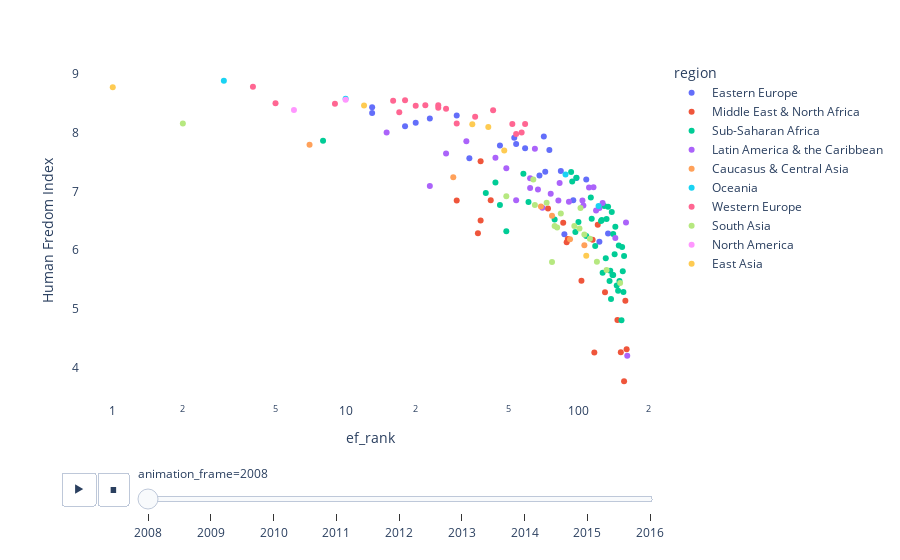

Notebook code cell kept with this figure:
### Code cell
fig = px.scatter(df, x="ef_rank", y="Human Fredom Index", 
          animation_frame=df.year[::-1],
          animation_group = "countries",
          color="region", hover_name="countries",
          log_x=True)

fig.update_layout({
"plot_bgcolor": "rgba(0, 0, 0, 0)",
"paper_bgcolor": "rgba(0, 0, 0, 0)"})

### Figure 1 — Plotly figure (JSON) as saved in the notebook; plotly's stock layout.template omitted (floating-point values rounded to 4 significant figures)
{"data": [{"hovertemplate": "<b>%{hovertext}</b><br><br>region=Eastern Europe<br>animation_frame=2008<br>ef_rank=%{x}<br>Human Fredom Index=%{y}<extra></extra>", "hovertext": ["Albania", "Belarus", "Bosnia and Herzegovina", "Bulgaria", "Croatia", "Cyprus", "Czech Rep.", "Estonia", "Greece", "Hungary", "Latvia", "Lithuania", "Macedonia", "Moldova", "Montenegro", "Poland", "Romania", "Russia", "Serbia", "Slovak Rep.", "Slovenia", "Ukraine"], "ids": ["Albania", "Belarus", "Bosnia and Herzegovina", "Bulgaria", "Croatia", "Cyprus", "Czech Rep.", "Estonia", "Greece", "Hungary", "Latvia", "Lithuania", "Macedonia", "Moldova", "Montenegro", "Poland", "Romania", "Russia", "Serbia", "Slovak Rep.", "Slovenia", "Ukraine"], "legendgroup": "Eastern Europe", "marker": {"color": "#636efa", "symbol": "circle"}, "mode": "markers", "name": "Eastern Europe", "orientation": "v", "showlegend": true, "type": "scatter", "x": [34, 123, 98, 46, 75, 18, 30, 13, 108, 59, 23, 13, 68, 95, 72, 54, 20, 87, 84, 53, 71, 134], "xaxis": "x", "y": [7.568, 6.145, 7.231, 7.783, 7.708, 8.112, 8.295, 8.437, 7.203, 7.739, 8.246, 8.341, 7.272, 6.85, 7.335, 7.812, 8.172, 6.272, 7.349, 7.918, 7.936, 6.283], "yaxis": "y"}, {"hovertemplate": "<b>%{hovertext}</b><br><br>region=Middle East & North Africa<br>animation_frame=2008<br>ef_rank=%{x}<br>Human Fredom Index=%{y}<extra></extra>", "hovertext": ["Algeria", "Bahrain", "Egypt", "Iran", "Iraq", "Israel", "Jordan", "Kuwait", "Lebanon", "Libya", "Morocco", "Oman", "Qatar", "Saudi Arabia", "Syria", "Tunisia", "Turkey", "United Arab Emirates", "Yemen, Rep."], "ids": ["Algeria", "Bahrain", "Egypt", "Iran", "Iraq", "Israel", "Jordan", "Kuwait", "Lebanon", "Libya", "Morocco", "Oman", "Qatar", "Saudi Arabia", "Syria", "Tunisia", "Turkey", "United Arab Emirates", "Yemen, Rep."], "legendgroup": "Middle East & North Africa", "marker": {"color": "#EF553B", "symbol": "circle"}, "mode": "markers", "name": "Middle East & North Africa", "orientation": "v", "showlegend": true, "type": "scatter", "x": [159, 30, 147, 130, 152, 38, 42, 90, 74, 161, 115, 89, 38, 103, 157, 121, 86, 37, 117], "xaxis": "x", "y": [5.136, 6.848, 4.807, 5.281, 4.258, 7.517, 6.849, 6.19, 6.71, 4.31, 6.178, 6.135, 6.508, 5.479, 3.766, 6.434, 6.466, 6.287, 4.253], "yaxis": "y"}, {"hovertemplate": "<b>%{hovertext}</b><br><br>region=Sub-Saharan Africa<br>animation_frame=2008<br>ef_rank=%{x}<br>Human Fredom Index=%{y}<extra></extra>", "hovertext": ["Angola", "Benin", "Botswana", "Burkina Faso", "Burundi", "Cameroon", "Cape Verde", "Central Afr. Rep.", "Chad", "Congo, Dem. R.", "Congo, Rep. Of", "Cote d'Ivoire", "Ethiopia", "Gabon", "Gambia, The", "Ghana", "Guinea", "Guinea-Bissau", "Kenya", "Lesotho", "Liberia", "Madagascar", "Malawi", "Mali", "Mauritania", "Mauritius", "Mozambique", "Namibia", "Niger", "Nigeria", "Rwanda", "Senegal", "Seychelles", "Sierra Leone", "South Africa", "Sudan", "Swaziland", "Tanzania", "Togo", "Uganda", "Zambia", "Zimbabwe"], "ids": ["Angola", "Benin", "Botswana", "Burkina Faso", "Burundi", "Cameroon", "Cape Verde", "Central Afr. Rep.", "Chad", "Congo, Dem. R.", "Congo, Rep. Of", "Cote d'Ivoire", "Ethiopia", "Gabon", "Gambia, The", "Ghana", "Guinea", "Guinea-Bissau", "Kenya", "Lesotho", "Liberia", "Madagascar", "Malawi", "Mali", "Mauritania", "Mauritius", "Mozambique", "Namibia", "Niger", "Nigeria", "Rwanda", "Senegal", "Seychelles", "Sierra Leone", "South Africa", "Sudan", "Swaziland", "Tanzania", "Togo", "Uganda", "Zambia", "Zimbabwe"], "legendgroup": "Sub-Saharan Africa", "marker": {"color": "#00cc96", "symbol": "circle"}, "mode": "markers", "name": "Sub-Saharan Africa", "orientation": "v", "showlegend": true, "type": "scatter", "x": [155, 134, 44, 129, 138, 141, 93, 156, 150, 148, 157, 132, 146, 140, 49, 98, 137, 154, 61, 114, 100, 126, 139, 143, 136, 8, 149, 113, 131, 118, 40, 125, 58, 144, 94, 153, 108, 79, 141, 46, 97, 127], "xaxis": "x", "y": [5.641, 6.738, 7.153, 6.753, 5.167, 5.575, 7.333, 5.288, 5.475, 5.309, 5.899, 6.531, 5.397, 5.578, 6.321, 7.236, 5.651, 6.055, 6.823, 6.534, 6.482, 6.513, 6.653, 5.93, 5.474, 7.864, 6.08, 6.897, 5.862, 6.072, 6.974, 6.497, 7.301, 6.397, 7.173, 4.803, 6.24, 6.523, 6.275, 6.769, 6.309, 5.615], "yaxis": "y"}, {"hovertemplate": "<b>%{hovertext}</b><br><br>region=Latin America & the Caribbean<br>animation_frame=2008<br>ef_rank=%{x}<br>Human Fredom Index=%{y}<extra></extra>", "hovertext": ["Argentina", "Bahamas", "Barbados", "Belize", "Bolivia", "Brazil", "Chile", "Colombia", "Costa Rica", "Dominican Rep.", "Ecuador", "El Salvador", "Guatemala", "Guyana", "Haiti", "Honduras", "Jamaica", "Mexico", "Nicaragua", "Panama", "Paraguay", "Peru", "Suriname", "Trinidad and Tobago", "Uruguay", "Venezuela"], "ids": ["Argentina", "Bahamas", "Barbados", "Belize", "Bolivia", "Brazil", "Chile", "Colombia", "Costa Rica", "Dominican Rep.", "Ecuador", "El Salvador", "Guatemala", "Guyana", "Haiti", "Honduras", "Jamaica", "Mexico", "Nicaragua", "Panama", "Paraguay", "Peru", "Suriname", "Trinidad and Tobago", "Uruguay", "Venezuela"], "legendgroup": "Latin America & the Caribbean", "marker": {"color": "#ab63fa", "symbol": "circle"}, "mode": "markers", "name": "Latin America & the Caribbean", "orientation": "v", "showlegend": true, "type": "scatter", "x": [160, 49, 111, 83, 123, 144, 15, 105, 33, 62, 127, 67, 23, 119, 104, 70, 62, 82, 54, 27, 76, 44, 116, 91, 65, 162], "xaxis": "x", "y": [6.47, 7.397, 7.068, 7.145, 6.718, 6.208, 8.008, 6.761, 7.858, 7.061, 6.805, 7.034, 7.094, 6.676, 6.847, 6.723, 7.224, 6.848, 6.851, 7.648, 6.962, 7.575, 7.074, 6.825, 7.728, 4.201], "yaxis": "y"}, {"hovertemplate": "<b>%{hovertext}</b><br><br>region=Caucasus & Central Asia<br>animation_frame=2008<br>ef_rank=%{x}<br>Human Fredom Index=%{y}<extra></extra>", "hovertext": ["Armenia", "Azerbaijan", "Georgia", "Kazakhstan", "Kyrgyz Republic", "Tajikistan"], "ids": ["Armenia", "Azerbaijan", "Georgia", "Kazakhstan", "Kyrgyz Republic", "Tajikistan"], "legendgroup": "Caucasus & Central Asia", "marker": {"color": "#FFA15A", "symbol": "circle"}, "mode": "markers", "name": "Caucasus & Central Asia", "orientation": "v", "showlegend": true, "type": "scatter", "x": [29, 106, 7, 69, 77, 92], "xaxis": "x", "y": [7.241, 6.083, 7.798, 6.743, 6.589, 6.186], "yaxis": "y"}, {"hovertemplate": "<b>%{hovertext}</b><br><br>region=Oceania<br>animation_frame=2008<br>ef_rank=%{x}<br>Human Fredom Index=%{y}<extra></extra>", "hovertext": ["Australia", "Fiji", "New Zealand", "Pap. New Guinea"], "ids": ["Australia", "Fiji", "New Zealand", "Pap. New Guinea"], "legendgroup": "Oceania", "marker": {"color": "#19d3f3", "symbol": "circle"}, "mode": "markers", "name": "Oceania", "orientation": "v", "showlegend": true, "type": "scatter", "x": [10, 88, 3, 122], "xaxis": "x", "y": [8.582, 7.291, 8.887, 6.752], "yaxis": "y"}, {"hovertemplate": "<b>%{hovertext}</b><br><br>region=Western Europe<br>animation_frame=2008<br>ef_rank=%{x}<br>Human Fredom Index=%{y}<extra></extra>", "hovertext": ["Austria", "Belgium", "Denmark", "Finland", "France", "Germany", "Iceland", "Ireland", "Italy", "Luxembourg", "Malta", "Netherlands", "Norway", "Portugal", "Spain", "Sweden", "Switzerland", "United Kingdom"], "ids": ["Austria", "Belgium", "Denmark", "Finland", "France", "Germany", "Iceland", "Ireland", "Italy", "Luxembourg", "Malta", "Netherlands", "Norway", "Portugal", "Spain", "Sweden", "Switzerland", "United Kingdom"], "legendgroup": "Western Europe", "marker": {"color": "#FF6692", "symbol": "circle"}, "mode": "markers", "name": "Western Europe", "orientation": "v", "showlegend": true, "type": "scatter", "x": [27, 52, 16, 22, 57, 20, 59, 5, 54, 25, 17, 18, 25, 36, 30, 43, 4, 9], "xaxis": "x", "y": [8.413, 8.154, 8.548, 8.472, 8.008, 8.463, 8.152, 8.505, 7.98, 8.429, 8.354, 8.554, 8.471, 8.277, 8.159, 8.387, 8.788, 8.498], "yaxis": "y"}, {"hovertemplate": "<b>%{hovertext}</b><br><br>region=South Asia<br>animation_frame=2008<br>ef_rank=%{x}<br>Human Fredom Index=%{y}<extra></extra>", "hovertext": ["Bangladesh", "Bhutan", "Brunei Darussalam", "Cambodia", "India", "Indonesia", "Laos", "Malaysia", "Myanmar", "Nepal", "Pakistan", "Philippines", "Singapore", "Sri Lanka", "Thailand", "Timor-Leste", "Vietnam"], "ids": ["Bangladesh", "Bhutan", "Brunei Darussalam", "Cambodia", "India", "Indonesia", "Laos", "Malaysia", "Myanmar", "Nepal", "Pakistan", "Philippines", "Singapore", "Sri Lanka", "Thailand", "Timor-Leste", "Vietnam"], "legendgroup": "South Asia", "marker": {"color": "#B6E880", "symbol": "circle"}, "mode": "markers", "name": "South Asia", "orientation": "v", "showlegend": true, "type": "scatter", "x": [120, 73, 77, 64, 96, 65, 81, 79, 151, 102, 132, 49, 2, 106, 84, 101, 112], "xaxis": "x", "y": [5.801, 6.81, 5.797, 7.204, 6.413, 6.771, 6.387, 6.411, 5.442, 6.721, 5.662, 6.919, 8.16, 6.265, 6.625, 6.368, 6.194], "yaxis": "y"}, {"hovertemplate": "<b>%{hovertext}</b><br><br>region=North America<br>animation_frame=2008<br>ef_rank=%{x}<br>Human Fredom Index=%{y}<extra></extra>", "hovertext": ["Canada", "United States"], "ids": ["Canada", "United States"], "legendgroup": "North America", "marker": {"color": "#FF97FF", "symbol": "circle"}, "mode": "markers", "name": "North America", "orientation": "v", "showlegend": true, "type": "scatter", "x": [10, 6], "xaxis": "x", "y": [8.566, 8.389], "yaxis": "y"}, {"hovertemplate": "<b>%{hovertext}</b><br><br>region=East Asia<br>animation_frame=2008<br>ef_rank=%{x}<br>Human Fredom Index=%{y}<extra></extra>", "hovertext": ["China", "Hong Kong", "Japan", "Korea, South", "Mongolia", "Taiwan"], "ids": ["China", "Hong Kong", "Japan", "Korea, South", "Mongolia", "Taiwan"], "legendgroup": "East Asia", "marker": {"color": "#FECB52", "symbol": "circle"}, "mode": "markers", "name": "East Asia", "orientation": "v", "showlegend": true, "type": "scatter", "x": [108, 1, 41, 35, 48, 12], "xaxis": "x", "y": [5.905, 8.777, 8.102, 8.148, 7.699, 8.466], "yaxis": "y"}], "layout": {"legend": {"title": {"text": "region"}, "tracegroupgap": 0}, "margin": {"t": 60}, "paper_bgcolor": "rgba(0, 0, 0, 0)", "plot_bgcolor": "rgba(0, 0, 0, 0)", "sliders": [{"active": 0, "currentvalue": {"prefix": "animation_frame="}, "len": 0.9, "pad": {"b": 10, "t": 60}, "steps": [{"args": [["2008"], {"frame": {"duration": 0, "redraw": false}, "fromcurrent": true, "mode": "immediate", "transition": {"duration": 0, "easing": "linear"}}], "label": "2008", "method": "animate"}, {"args": [["2009"], {"frame": {"duration": 0, "redraw": false}, "fromcurrent": true, "mode": "immediate", "transition": {"duration": 0, "easing": "linear"}}], "label": "2009", "method": "animate"}, {"args": [["2010"], {"frame": {"duration": 0, "redraw": false}, "fromcurrent": true, "mode": "immediate", "transition": {"duration": 0, "easing": "linear"}}], "label": "2010", "method": "animate"}, {"args": [["2011"], {"frame": {"duration": 0, "redraw": false}, "fromcurrent": true, "mode": "immediate", "transition": {"duration": 0, "easing": "linear"}}], "label": "2011", "method": "animate"}, {"args": [["2012"], {"frame": {"duration": 0, "redraw": false}, "fromcurrent": true, "mode": "immediate", "transition": {"duration": 0, "easing": "linear"}}], "label": "2012", "method": "animate"}, {"args": [["2013"], {"frame": {"duration": 0, "redraw": false}, "fromcurrent": true, "mode": "immediate", "transition": {"duration": 0, "easing": "linear"}}], "label": "2013", "method": "animate"}, {"args": [["2014"], {"frame": {"duration": 0, "redraw": false}, "fromcurrent": true, "mode": "immediate", "transition": {"duration": 0, "easing": "linear"}}], "label": "2014", "method": "animate"}, {"args": [["2015"], {"frame": {"duration": 0, "redraw": false}, "fromcurrent": true, "mode": "immediate", "transition": {"duration": 0, "easing": "linear"}}], "label": "2015", "method": "animate"}, {"args": [["2016"], {"frame": {"duration": 0, "redraw": false}, "fromcurrent": true, "mode": "immediate", "transition": {"duration": 0, "easing": "linear"}}], "label": "2016", "method": "animate"}], "x": 0.1, "xanchor": "left", "y": 0, "yanchor": "top"}], "updatemenus": [{"buttons": [{"args": [null, {"frame": {"duration": 500, "redraw": false}, "fromcurrent": true, "mode": "immediate", "transition": {"duration": 500, "easing": "linear"}}], "label": "&#9654;", "method": "animate"}, {"args": [[null], {"frame": {"duration": 0, "redraw": false}, "fromcurrent": true, "mode": "immediate", "transition": {"duration": 0, "easing": "linear"}}], "label": "&#9724;", "method": "animate"}], "direction": "left", "pad": {"r": 10, "t": 70}, "showactive": false, "type": "buttons", "x": 0.1, "xanchor": "right", "y": 0, "yanchor": "top"}], "xaxis": {"anchor": "y", "domain": [0, 1], "title": {"text": "ef_rank"}, "type": "log"}, "yaxis": {"anchor": "x", "domain": [0, 1], "title": {"text": "Human Fredom Index"}}}}
